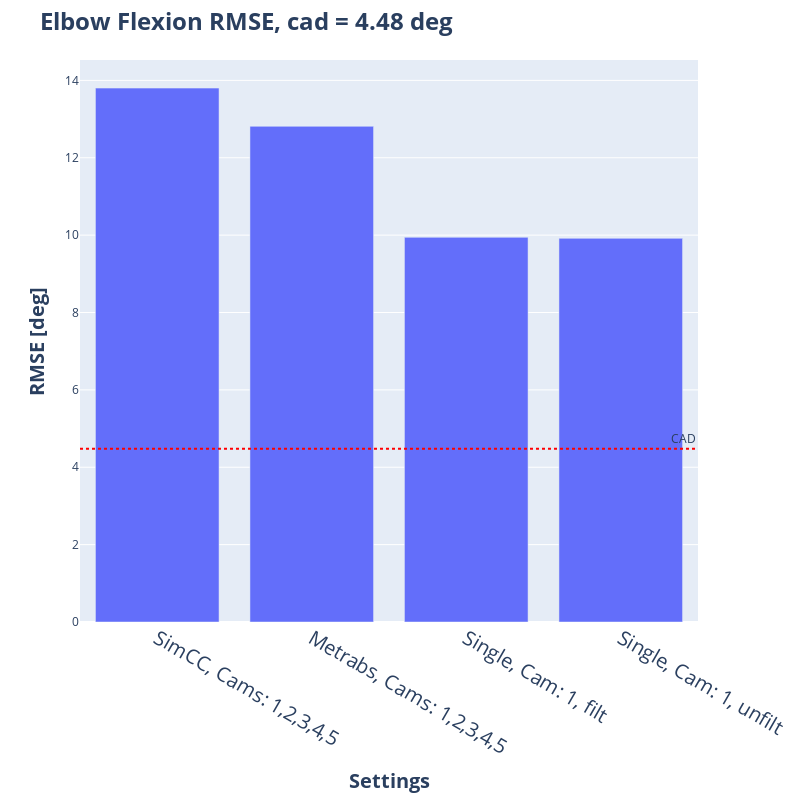
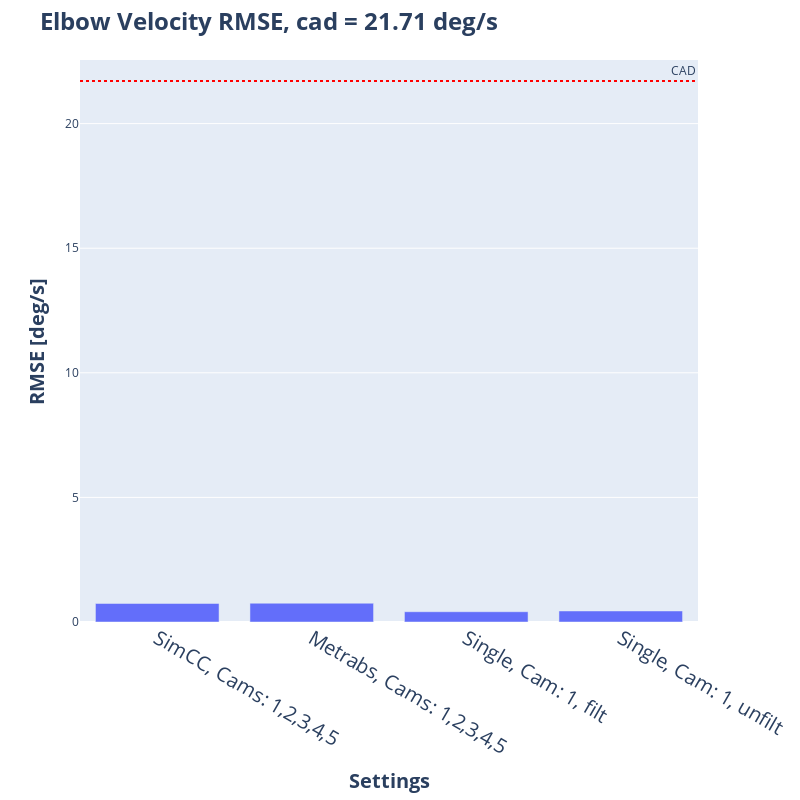
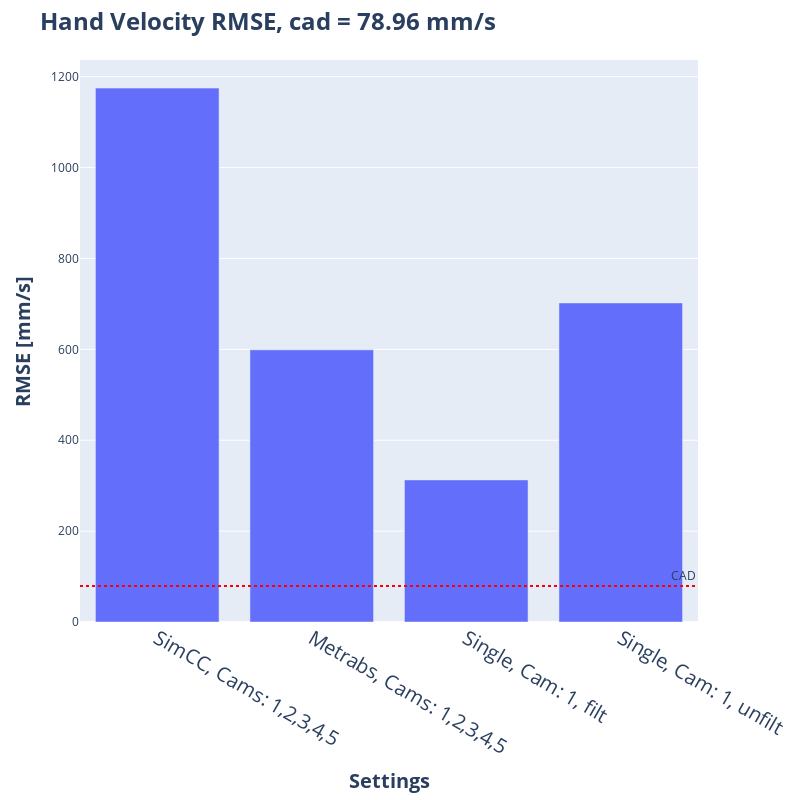
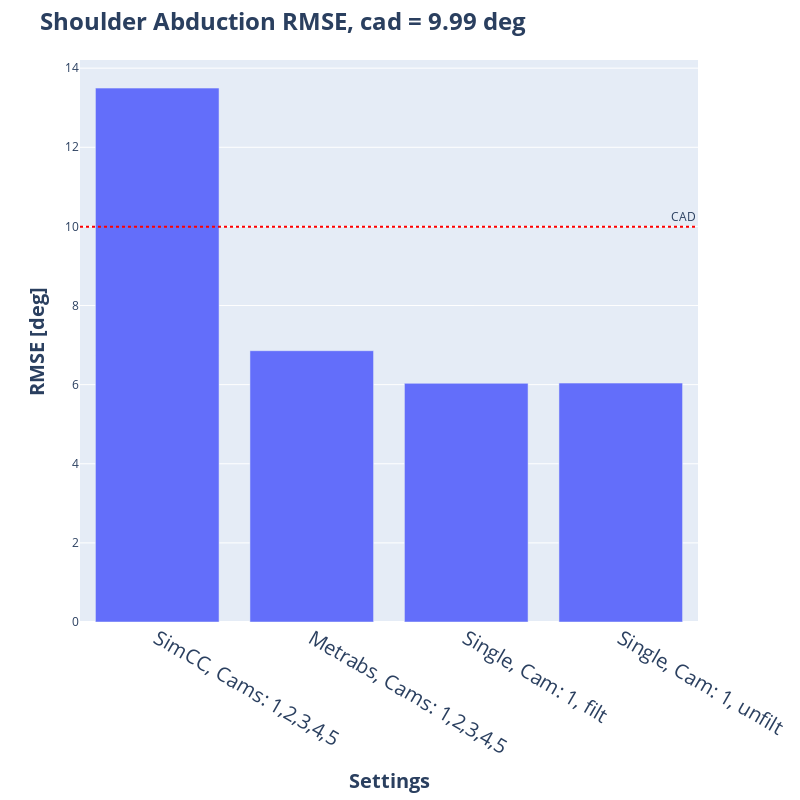

These figures' notebook cell, in order:
### Markdown cell above
## RMSE barplot using setting_rmse

### Code cell
metrics = df_to_plot_setting['Metric'].unique()

for metric in metrics:
    df_to_plot_setting_metric = df_to_plot_setting[df_to_plot_setting['Metric'] == metric]
    fig = px.bar(df_to_plot_setting_metric.sort_values(by='id_s'), x="Setting", y="RMSE",
                 template='plotly',
                 width=800, height=800)

    cad = df_to_plot_setting_metric['CAD'].unique()[0]
    fig.add_hline(y=cad, line_dash="dot", line_color='red', annotation_text="CAD", annotation_position="top right")

    title_name = get_title_measure_name(metric, add_unit = False)
    unit = get_unit(metric)

    fig.update_layout(title= dict(text=f'<b>{title_name} RMSE, cad = {cad} {unit}<b>', font=dict(size=24)),
          xaxis_title=dict(text=f'<b>Settings<b>', font=dict(size=20)),
          yaxis_title=dict(text=f'<b>RMSE [{unit}]<b>', font=dict(size=20)),
              xaxis=dict(tickfont=dict(size=20)))

    os.makedirs(dir_out_setting, exist_ok=True)
    png_path = os.path.join(dir_out_setting, f'0307_RMSE_setting_bar_{title_name}.png')
    fig.write_image(png_path, scale = 5)

    fig.show()

### Figure 1 — Plotly figure (JSON) as saved in the notebook; plotly's stock layout.template omitted (floating-point values rounded to 4 significant figures)
{"data": [{"alignmentgroup": "True", "hovertemplate": "Setting=%{x}<br>RMSE=%{y}<extra></extra>", "legendgroup": "", "marker": {"color": "#636efa", "pattern": {"shape": ""}}, "name": "", "offsetgroup": "", "orientation": "v", "showlegend": false, "textposition": "auto", "x": ["SimCC, Cams: 1,2,3,4,5", "Metrabs, Cams: 1,2,3,4,5", "Single, Cam: 1, filt", "Single, Cam: 1, unfilt"], "xaxis": "x", "y": [13.8, 12.81, 9.943, 9.917], "yaxis": "y", "type": "bar"}], "layout": {"xaxis": {"anchor": "y", "domain": [0.0, 1.0], "title": {"text": "<b>Settings<b>", "font": {"size": 20}}, "tickfont": {"size": 20}}, "yaxis": {"anchor": "x", "domain": [0.0, 1.0], "title": {"text": "<b>RMSE [deg]<b>", "font": {"size": 20}}}, "legend": {"tracegroupgap": 0}, "margin": {"t": 60}, "barmode": "relative", "height": 800, "width": 800, "shapes": [{"line": {"color": "red", "dash": "dot"}, "type": "line", "x0": 0, "x1": 1, "xref": "x domain", "y0": 4.48, "y1": 4.48, "yref": "y"}], "annotations": [{"showarrow": false, "text": "CAD", "x": 1, "xanchor": "right", "xref": "x domain", "y": 4.48, "yanchor": "bottom", "yref": "y"}], "title": {"font": {"size": 24}, "text": "<b>Elbow Flexion RMSE, cad = 4.48 deg<b>"}}}

### Figure 2 — Plotly figure (JSON) as saved in the notebook; plotly's stock layout.template omitted (floating-point values rounded to 4 significant figures)
{"data": [{"alignmentgroup": "True", "hovertemplate": "Setting=%{x}<br>RMSE=%{y}<extra></extra>", "legendgroup": "", "marker": {"color": "#636efa", "pattern": {"shape": ""}}, "name": "", "offsetgroup": "", "orientation": "v", "showlegend": false, "textposition": "auto", "x": ["SimCC, Cams: 1,2,3,4,5", "Metrabs, Cams: 1,2,3,4,5", "Single, Cam: 1, filt", "Single, Cam: 1, unfilt"], "xaxis": "x", "y": [0.7433, 0.7538, 0.4126, 0.4422], "yaxis": "y", "type": "bar"}], "layout": {"xaxis": {"anchor": "y", "domain": [0.0, 1.0], "title": {"text": "<b>Settings<b>", "font": {"size": 20}}, "tickfont": {"size": 20}}, "yaxis": {"anchor": "x", "domain": [0.0, 1.0], "title": {"text": "<b>RMSE [deg/s]<b>", "font": {"size": 20}}}, "legend": {"tracegroupgap": 0}, "margin": {"t": 60}, "barmode": "relative", "height": 800, "width": 800, "shapes": [{"line": {"color": "red", "dash": "dot"}, "type": "line", "x0": 0, "x1": 1, "xref": "x domain", "y0": 21.71, "y1": 21.71, "yref": "y"}], "annotations": [{"showarrow": false, "text": "CAD", "x": 1, "xanchor": "right", "xref": "x domain", "y": 21.71, "yanchor": "bottom", "yref": "y"}], "title": {"font": {"size": 24}, "text": "<b>Elbow Velocity RMSE, cad = 21.71 deg/s<b>"}}}

### Figure 3 — Plotly figure (JSON) as saved in the notebook; plotly's stock layout.template omitted (floating-point values rounded to 4 significant figures)
{"data": [{"alignmentgroup": "True", "hovertemplate": "Setting=%{x}<br>RMSE=%{y}<extra></extra>", "legendgroup": "", "marker": {"color": "#636efa", "pattern": {"shape": ""}}, "name": "", "offsetgroup": "", "orientation": "v", "showlegend": false, "textposition": "auto", "x": ["SimCC, Cams: 1,2,3,4,5", "Metrabs, Cams: 1,2,3,4,5", "Single, Cam: 1, filt", "Single, Cam: 1, unfilt"], "xaxis": "x", "y": [1175.0, 598.9, 312.7, 702.2], "yaxis": "y", "type": "bar"}], "layout": {"xaxis": {"anchor": "y", "domain": [0.0, 1.0], "title": {"text": "<b>Settings<b>", "font": {"size": 20}}, "tickfont": {"size": 20}}, "yaxis": {"anchor": "x", "domain": [0.0, 1.0], "title": {"text": "<b>RMSE [mm/s]<b>", "font": {"size": 20}}}, "legend": {"tracegroupgap": 0}, "margin": {"t": 60}, "barmode": "relative", "height": 800, "width": 800, "shapes": [{"line": {"color": "red", "dash": "dot"}, "type": "line", "x0": 0, "x1": 1, "xref": "x domain", "y0": 78.96, "y1": 78.96, "yref": "y"}], "annotations": [{"showarrow": false, "text": "CAD", "x": 1, "xanchor": "right", "xref": "x domain", "y": 78.96, "yanchor": "bottom", "yref": "y"}], "title": {"font": {"size": 24}, "text": "<b>Hand Velocity RMSE, cad = 78.96 mm/s<b>"}}}

### Figure 4 — Plotly figure (JSON) as saved in the notebook; plotly's stock layout.template omitted (floating-point values rounded to 4 significant figures)
{"data": [{"alignmentgroup": "True", "hovertemplate": "Setting=%{x}<br>RMSE=%{y}<extra></extra>", "legendgroup": "", "marker": {"color": "#636efa", "pattern": {"shape": ""}}, "name": "", "offsetgroup": "", "orientation": "v", "showlegend": false, "textposition": "auto", "x": ["SimCC, Cams: 1,2,3,4,5", "Metrabs, Cams: 1,2,3,4,5", "Single, Cam: 1, filt", "Single, Cam: 1, unfilt"], "xaxis": "x", "y": [13.5, 6.858, 6.033, 6.039], "yaxis": "y", "type": "bar"}], "layout": {"xaxis": {"anchor": "y", "domain": [0.0, 1.0], "title": {"text": "<b>Settings<b>", "font": {"size": 20}}, "tickfont": {"size": 20}}, "yaxis": {"anchor": "x", "domain": [0.0, 1.0], "title": {"text": "<b>RMSE [deg]<b>", "font": {"size": 20}}}, "legend": {"tracegroupgap": 0}, "margin": {"t": 60}, "barmode": "relative", "height": 800, "width": 800, "shapes": [{"line": {"color": "red", "dash": "dot"}, "type": "line", "x0": 0, "x1": 1, "xref": "x domain", "y0": 9.99, "y1": 9.99, "yref": "y"}], "annotations": [{"showarrow": false, "text": "CAD", "x": 1, "xanchor": "right", "xref": "x domain", "y": 9.99, "yanchor": "bottom", "yref": "y"}], "title": {"font": {"size": 24}, "text": "<b>Shoulder Abduction RMSE, cad = 9.99 deg<b>"}}}
